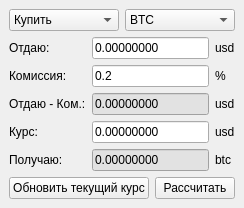
<?xml version="1.0" encoding="UTF-8"?>
<ui version="4.0">
 <author>Konstantin Pavlov</author>
 <class>MainWindow</class>
 <widget class="QMainWindow" name="MainWindow">
  <property name="geometry">
   <rect>
    <x>0</x>
    <y>0</y>
    <width>233</width>
    <height>203</height>
   </rect>
  </property>
  <property name="sizePolicy">
   <sizepolicy hsizetype="Preferred" vsizetype="Preferred">
    <horstretch>0</horstretch>
    <verstretch>0</verstretch>
   </sizepolicy>
  </property>
  <property name="windowTitle">
   <string>Калькулятор</string>
  </property>
  <widget class="QWidget" name="centralwidget">
   <layout class="QVBoxLayout" name="verticalLayout">
    <item>
     <layout class="QHBoxLayout" name="horizontalLayout_7">
      <item>
       <widget class="QComboBox" name="directionBox">
        <item>
         <property name="text">
          <string>Купить</string>
         </property>
        </item>
        <item>
         <property name="text">
          <string>Продать</string>
         </property>
        </item>
       </widget>
      </item>
      <item>
       <widget class="QComboBox" name="currencyBox">
        <item>
         <property name="text">
          <string>BTC</string>
         </property>
        </item>
        <item>
         <property name="text">
          <string>ETH</string>
         </property>
        </item>
       </widget>
      </item>
     </layout>
    </item>
    <item>
     <layout class="QGridLayout" name="gridLayout">
      <item row="0" column="0">
       <widget class="QLabel" name="giveLabel">
        <property name="text">
         <string>Отдаю:</string>
        </property>
       </widget>
      </item>
      <item row="0" column="1">
       <widget class="QLineEdit" name="giveInput">
        <property name="sizePolicy">
         <sizepolicy hsizetype="Expanding" vsizetype="Fixed">
          <horstretch>0</horstretch>
          <verstretch>0</verstretch>
         </sizepolicy>
        </property>
        <property name="inputMask">
         <string/>
        </property>
        <property name="text">
         <string>0.00000000</string>
        </property>
       </widget>
      </item>
      <item row="0" column="2">
       <widget class="QLabel" name="giveCurLabel">
        <property name="text">
         <string>usd</string>
        </property>
       </widget>
      </item>
      <item row="1" column="0">
       <widget class="QLabel" name="commissionLabel">
        <property name="text">
         <string>Комиссия:</string>
        </property>
       </widget>
      </item>
      <item row="1" column="1">
       <widget class="QLineEdit" name="commissionInput">
        <property name="sizePolicy">
         <sizepolicy hsizetype="Expanding" vsizetype="Fixed">
          <horstretch>0</horstretch>
          <verstretch>0</verstretch>
         </sizepolicy>
        </property>
        <property name="inputMask">
         <string/>
        </property>
        <property name="text">
         <string>0.2</string>
        </property>
        <property name="cursorPosition">
         <number>3</number>
        </property>
       </widget>
      </item>
      <item row="1" column="2">
       <widget class="QLabel" name="commissionCurLabel">
        <property name="sizePolicy">
         <sizepolicy hsizetype="Preferred" vsizetype="Preferred">
          <horstretch>0</horstretch>
          <verstretch>0</verstretch>
         </sizepolicy>
        </property>
        <property name="text">
         <string>%</string>
        </property>
        <property name="scaledContents">
         <bool>false</bool>
        </property>
       </widget>
      </item>
      <item row="2" column="0">
       <widget class="QLabel" name="netLabel">
        <property name="text">
         <string>Отдаю - Ком.:</string>
        </property>
       </widget>
      </item>
      <item row="2" column="1">
       <widget class="QLineEdit" name="netInput">
        <property name="sizePolicy">
         <sizepolicy hsizetype="Expanding" vsizetype="Fixed">
          <horstretch>0</horstretch>
          <verstretch>0</verstretch>
         </sizepolicy>
        </property>
        <property name="styleSheet">
         <string notr="true">QLineEdit{ background-color: rgb(226, 226, 226) }
</string>
        </property>
        <property name="text">
         <string>0.00000000</string>
        </property>
        <property name="readOnly">
         <bool>true</bool>
        </property>
       </widget>
      </item>
      <item row="2" column="2">
       <widget class="QLabel" name="netCurLabel">
        <property name="text">
         <string>usd</string>
        </property>
       </widget>
      </item>
      <item row="3" column="0">
       <widget class="QLabel" name="rateLabel">
        <property name="text">
         <string>Курс:</string>
        </property>
       </widget>
      </item>
      <item row="3" column="1">
       <widget class="QLineEdit" name="rateInput">
        <property name="text">
         <string>0.00000000</string>
        </property>
       </widget>
      </item>
      <item row="3" column="2">
       <widget class="QLabel" name="rateCurLabel">
        <property name="text">
         <string>usd</string>
        </property>
       </widget>
      </item>
      <item row="4" column="0">
       <widget class="QLabel" name="receiveLabel">
        <property name="text">
         <string>Получаю:</string>
        </property>
       </widget>
      </item>
      <item row="4" column="1">
       <widget class="QLineEdit" name="receiveInput">
        <property name="styleSheet">
         <string notr="true">QLineEdit{ background-color: rgb(226, 226, 226) }</string>
        </property>
        <property name="text">
         <string>0.00000000</string>
        </property>
        <property name="readOnly">
         <bool>true</bool>
        </property>
       </widget>
      </item>
      <item row="4" column="2">
       <widget class="QLabel" name="receiveCurLabel">
        <property name="sizePolicy">
         <sizepolicy hsizetype="Fixed" vsizetype="Preferred">
          <horstretch>0</horstretch>
          <verstretch>0</verstretch>
         </sizepolicy>
        </property>
        <property name="text">
         <string>btc</string>
        </property>
       </widget>
      </item>
     </layout>
    </item>
    <item>
     <layout class="QHBoxLayout" name="horizontalLayout">
      <item>
       <widget class="QPushButton" name="refreshButton">
        <property name="text">
         <string>Обновить текущий курс</string>
        </property>
       </widget>
      </item>
      <item>
       <widget class="QPushButton" name="calculateButton">
        <property name="text">
         <string>Рассчитать</string>
        </property>
       </widget>
      </item>
     </layout>
    </item>
   </layout>
  </widget>
 </widget>
 <resources/>
 <connections/>
</ui>
